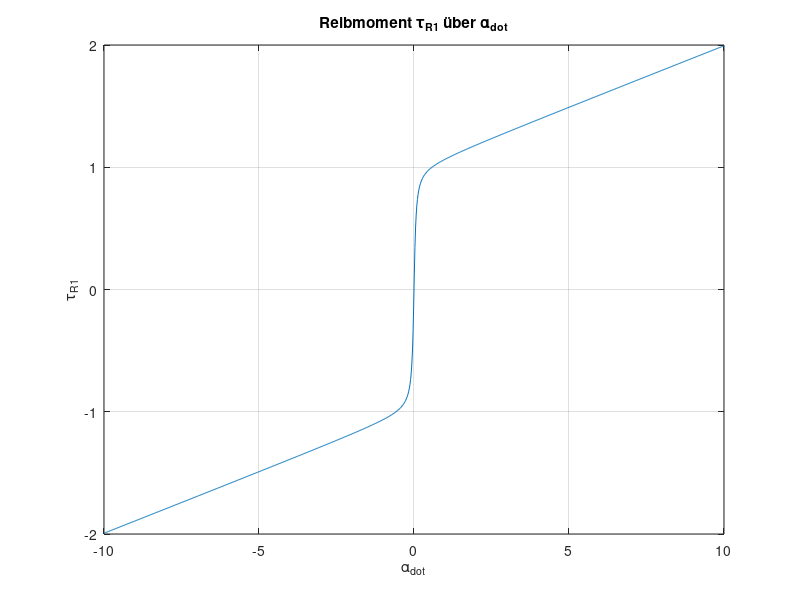

This figure's MATLAB source:
% Parameter festlegen
b1 = 20;    % Erhöhung der Steigung von arctan
F_s1 = 1;   % Beispielwert für F_s1
mu_v1 = 0.1; % Beispielwert für mu_v1

% Wertebereich für alpha_dot
alpha_dot = linspace(-10, 10, 1000);

% Funktion tau_R_1 berechnen
tau_R_1 = (2/pi) * atan(b1 * alpha_dot) .* (F_s1 + abs(alpha_dot) * mu_v1);

% Plot erstellen
figure;
plot(alpha_dot, tau_R_1);
xlabel('\alpha_{dot}');
ylabel('\tau_{R1}');
title('Reibmoment \tau_{R1} über \alpha_{dot}');
grid on;